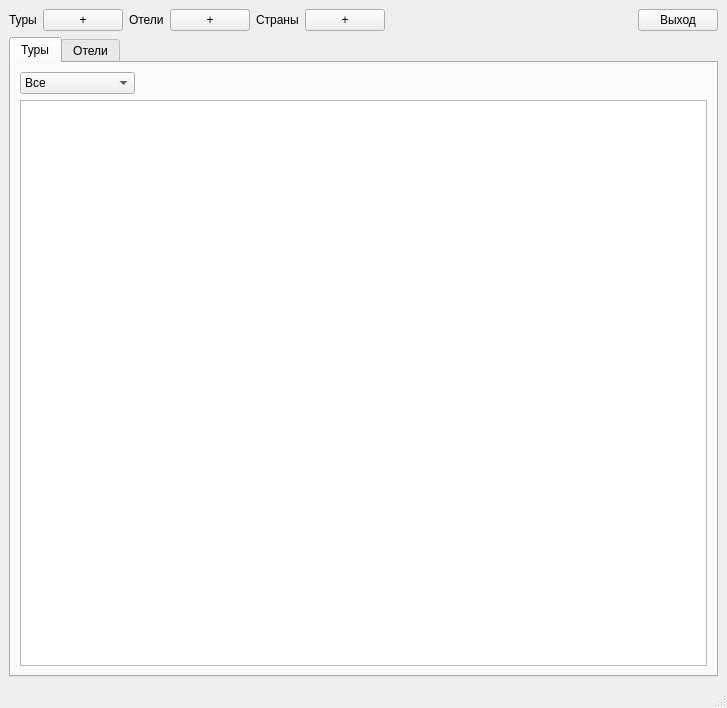
<?xml version="1.0" encoding="UTF-8"?>
<ui version="4.0">
 <class>MainTurWindow</class>
 <widget class="QMainWindow" name="MainTurWindow">
  <property name="geometry">
   <rect>
    <x>0</x>
    <y>0</y>
    <width>727</width>
    <height>708</height>
   </rect>
  </property>
  <property name="windowTitle">
   <string>MainWindow</string>
  </property>
  <widget class="QWidget" name="centralwidget">
   <layout class="QGridLayout" name="gridLayout">
    <item row="1" column="0">
     <widget class="QTabWidget" name="tabWidget">
      <property name="tabPosition">
       <enum>QTabWidget::North</enum>
      </property>
      <property name="currentIndex">
       <number>0</number>
      </property>
      <property name="elideMode">
       <enum>Qt::ElideMiddle</enum>
      </property>
      <widget class="QWidget" name="tab">
       <attribute name="title">
        <string>Туры</string>
       </attribute>
       <layout class="QGridLayout" name="gridLayout_2">
        <item row="0" column="0">
         <widget class="QComboBox" name="TourModelcomboBox">
          <item>
           <property name="text">
            <string>Все</string>
           </property>
          </item>
          <item>
           <property name="text">
            <string>Оформленные</string>
           </property>
          </item>
          <item>
           <property name="text">
            <string>Свободные</string>
           </property>
          </item>
         </widget>
        </item>
        <item row="0" column="1">
         <spacer name="horizontalSpacer_4">
          <property name="orientation">
           <enum>Qt::Horizontal</enum>
          </property>
          <property name="sizeHint" stdset="0">
           <size>
            <width>506</width>
            <height>20</height>
           </size>
          </property>
         </spacer>
        </item>
        <item row="1" column="0" colspan="2">
         <widget class="QListView" name="TurslistView"/>
        </item>
       </layout>
      </widget>
      <widget class="QWidget" name="tab_2">
       <attribute name="title">
        <string>Отели</string>
       </attribute>
       <layout class="QGridLayout" name="gridLayout_3">
        <item row="0" column="0">
         <widget class="QComboBox" name="HotelModelcomboBox">
          <item>
           <property name="text">
            <string>Все</string>
           </property>
          </item>
          <item>
           <property name="text">
            <string>Актуальные</string>
           </property>
          </item>
          <item>
           <property name="text">
            <string>Удаленные</string>
           </property>
          </item>
         </widget>
        </item>
        <item row="0" column="1">
         <spacer name="horizontalSpacer_5">
          <property name="orientation">
           <enum>Qt::Horizontal</enum>
          </property>
          <property name="sizeHint" stdset="0">
           <size>
            <width>547</width>
            <height>20</height>
           </size>
          </property>
         </spacer>
        </item>
        <item row="1" column="0" colspan="2">
         <widget class="QListView" name="HotelListView"/>
        </item>
       </layout>
      </widget>
     </widget>
    </item>
    <item row="0" column="0">
     <layout class="QHBoxLayout" name="horizontalLayout_4">
      <item>
       <layout class="QHBoxLayout" name="horizontalLayout_3">
        <item>
         <layout class="QHBoxLayout" name="horizontalLayout">
          <item>
           <widget class="QLabel" name="label">
            <property name="text">
             <string>Туры</string>
            </property>
           </widget>
          </item>
          <item>
           <widget class="QPushButton" name="TurspushButton">
            <property name="text">
             <string>+</string>
            </property>
           </widget>
          </item>
         </layout>
        </item>
        <item>
         <spacer name="horizontalSpacer">
          <property name="orientation">
           <enum>Qt::Horizontal</enum>
          </property>
          <property name="sizeHint" stdset="0">
           <size>
            <width>28</width>
            <height>20</height>
           </size>
          </property>
         </spacer>
        </item>
        <item>
         <layout class="QHBoxLayout" name="horizontalLayout_2">
          <item>
           <widget class="QLabel" name="label_2">
            <property name="text">
             <string>Отели</string>
            </property>
           </widget>
          </item>
          <item>
           <widget class="QPushButton" name="HotelspushButton">
            <property name="text">
             <string>+</string>
            </property>
           </widget>
          </item>
         </layout>
        </item>
       </layout>
      </item>
      <item>
       <spacer name="horizontalSpacer_3">
        <property name="orientation">
         <enum>Qt::Horizontal</enum>
        </property>
        <property name="sizeHint" stdset="0">
         <size>
          <width>40</width>
          <height>20</height>
         </size>
        </property>
       </spacer>
      </item>
      <item>
       <layout class="QHBoxLayout" name="horizontalLayout_5">
        <item>
         <widget class="QLabel" name="label_3">
          <property name="text">
           <string>Страны</string>
          </property>
         </widget>
        </item>
        <item>
         <widget class="QPushButton" name="AddCountrypushButton">
          <property name="text">
           <string>+</string>
          </property>
         </widget>
        </item>
       </layout>
      </item>
      <item>
       <spacer name="horizontalSpacer_2">
        <property name="orientation">
         <enum>Qt::Horizontal</enum>
        </property>
        <property name="sizeHint" stdset="0">
         <size>
          <width>368</width>
          <height>20</height>
         </size>
        </property>
       </spacer>
      </item>
      <item>
       <widget class="QPushButton" name="ExitpushButton">
        <property name="text">
         <string>Выход</string>
        </property>
       </widget>
      </item>
     </layout>
    </item>
   </layout>
  </widget>
  <widget class="QMenuBar" name="menubar">
   <property name="geometry">
    <rect>
     <x>0</x>
     <y>0</y>
     <width>727</width>
     <height>24</height>
    </rect>
   </property>
  </widget>
  <widget class="QStatusBar" name="statusbar"/>
 </widget>
 <resources/>
 <connections/>
</ui>
